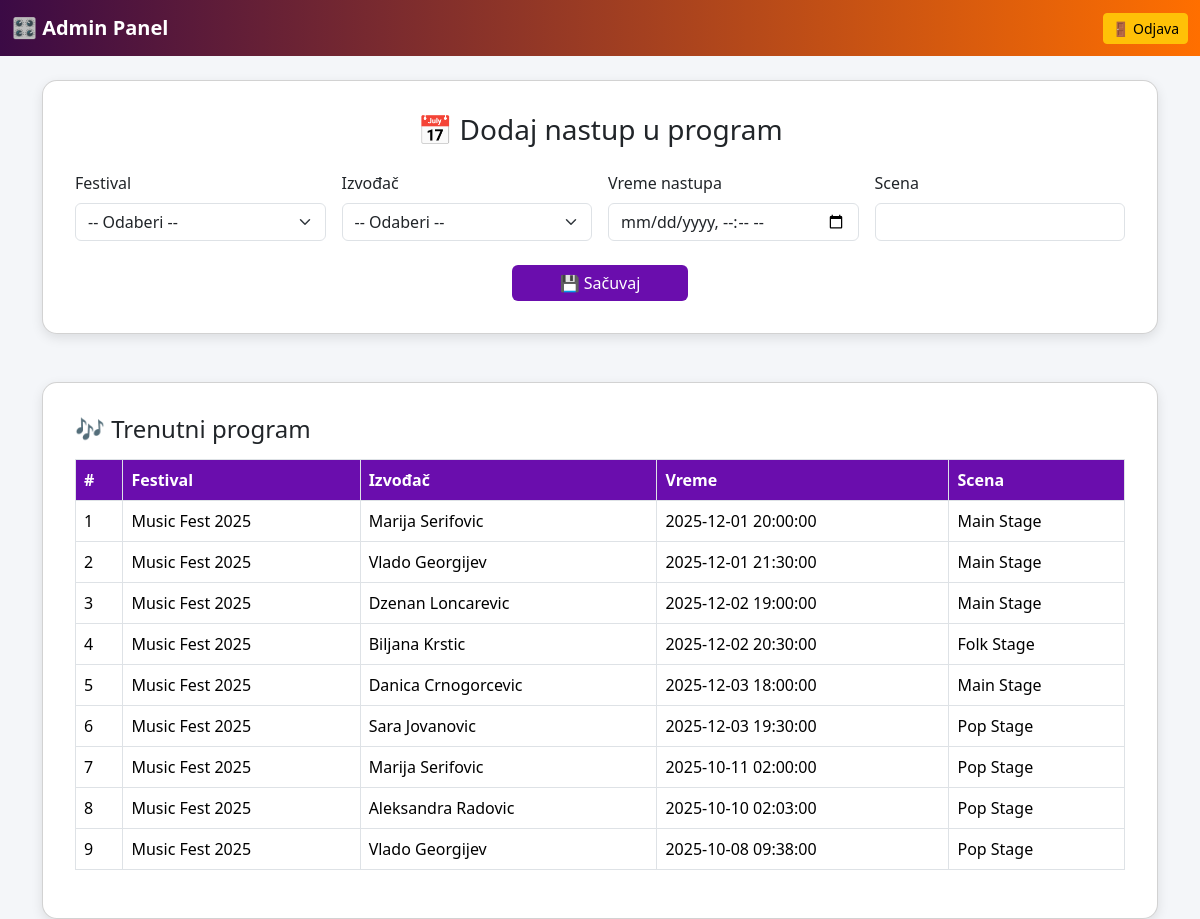
The page /manage_program.php (signed in) on the database its author committed.
### tables this page shows
CREATE TABLE `program` (
  `id` int(11) NOT NULL,
  `festival_id` int(11) NOT NULL,
  `artist_id` int(11) NOT NULL,
  `stage` varchar(50) DEFAULT NULL,
  `performance_time` datetime NOT NULL
);

CREATE TABLE `festivals` (
  `id` int(11) NOT NULL,
  `name` varchar(100) NOT NULL,
  `location` varchar(100) NOT NULL,
  `start_date` date NOT NULL,
  `end_date` date NOT NULL,
  `description` text DEFAULT NULL,
  `created_at` timestamp NOT NULL DEFAULT current_timestamp()
);

CREATE TABLE `artists` (
  `id` int(11) NOT NULL,
  `name` varchar(100) NOT NULL,
  `genre` varchar(50) DEFAULT NULL,
  `bio` text DEFAULT NULL,
  `image` varchar(255) DEFAULT NULL,
  `created_at` timestamp NOT NULL DEFAULT current_timestamp(),
  `views` int(11) DEFAULT 0
);

### manage_program.php (the view, shortened to what this page needs)
<?php
require '../dbconn.php';
$result = $conn->query("SELECT p.id, f.name AS festival, a.name AS artist, p.stage, p.performance_time
                        FROM program p
                        JOIN festivals f ON p.festival_id = f.id
                        JOIN artists a ON p.artist_id = a.id");
?>
<!DOCTYPE html>
<html lang="sr">
<head>
<link href="https://cdn.jsdelivr.net/npm/bootstrap@5.3.2/dist/css/bootstrap.min.css" rel="stylesheet">
</head>
<body>
<nav class="navbar navbar-expand-lg mb-4">
  <div class="container-fluid">
    <a class="navbar-brand" href="index.php">🎛️ Admin Panel</a>
    <a href="../logout.php" class="btn btn-warning btn-sm">🚪 Odjava</a>
  </div>
</nav>
<div class="container">
  <div class="card mb-5">
    <h3 class="text-center mb-4">📅 Dodaj nastup u program</h3>
    <form method="POST">
      <div class="row g-3">
        <div class="col-md-3">
          <label class="form-label">Festival</label>
          <select name="festival_id" class="form-select" required>
            <option value="">-- Odaberi --</option>
          </select>
        </div>
        <div class="col-md-3">
          <label class="form-label">Izvođač</label>
          <select name="artist_id" class="form-select" required>
            <option value="">-- Odaberi --</option>
          </select>
        </div>
        <div class="col-md-3">
          <label class="form-label">Vreme nastupa</label>
          <input type="datetime-local" name="performance_time" class="form-control" required>
        </div>
        <div class="col-md-3">
          <label class="form-label">Scena</label>
          <input type="text" name="stage" class="form-control">
        </div>
      </div>
      <div class="text-center mt-4">
        <button type="submit" name="add_program" class="btn btn-primary px-5">💾 Sačuvaj</button>
      </div>
    </form>
  </div>
  <div class="card">
    <h4 class="mb-3">🎶 Trenutni program</h4>
    <table class="table table-bordered table-hover">
      <thead>
        <tr>
          <th>#</th>
          <th>Festival</th>
          <th>Izvođač</th>
          <th>Vreme</th>
          <th>Scena</th>
        </tr>
      </thead>
      <tbody>
        <?php if($result->num_rows > 0): $i=1; while($p = $result->fetch_assoc()): ?>
        <tr>
          <td><?= $i++ ?></td>
          <td><?= htmlspecialchars($p['festival']) ?></td>
          <td><?= htmlspecialchars($p['artist']) ?></td>
          <td><?= htmlspecialchars($p['performance_time']) ?></td>
          <td><?= htmlspecialchars($p['stage']) ?></td>
        </tr>
        <?php endwhile; else: ?>
        <tr><td colspan="5" class="text-center">📭 Nema unetih nastupa</td></tr>
        <?php endif; ?>
      </tbody>
    </table>
  </div>
</div>
</body>
</html>

### manage_program.php (style rules this page uses)
body { background: #f4f6f9; font-family: 'Segoe UI', sans-serif; }
.navbar { background: linear-gradient(90deg, #3b0a45, #ff6f00); }
.navbar-brand { color: white !important; font-weight: bold; }
.card { border-radius: 15px; padding: 2rem; background: white; box-shadow: 0 4px 12px rgba(0,0,0,0.1); }
.table th { background: #6a0dad; color: white; }
.btn-primary { background-color: #6a0dad; border: none; }

### rows shown on the page
program: festival.name "Music Fest 2025", artist.name "Marija Serifovic", performance_time "2025-12-01 20:00:00", stage "Main Stage"
program: festival.name "Music Fest 2025", artist.name "Vlado Georgijev", performance_time "2025-12-01 21:30:00", stage "Main Stage"
program: festival.name "Music Fest 2025", artist.name "Dzenan Loncarevic", performance_time "2025-12-02 19:00:00", stage "Main Stage"
program: festival.name "Music Fest 2025", artist.name "Biljana Krstic", performance_time "2025-12-02 20:30:00", stage "Folk Stage"
program: festival.name "Music Fest 2025", artist.name "Danica Crnogorcevic", performance_time "2025-12-03 18:00:00", stage "Main Stage"
program: festival.name "Music Fest 2025", artist.name "Sara Jovanovic", performance_time "2025-12-03 19:30:00", stage "Pop Stage"
program: festival.name "Music Fest 2025", artist.name "Marija Serifovic", performance_time "2025-10-11 02:00:00", stage "Pop Stage"
program: festival.name "Music Fest 2025", artist.name "Aleksandra Radovic", performance_time "2025-10-10 02:03:00", stage "Pop Stage"
program: festival.name "Music Fest 2025", artist.name "Vlado Georgijev", performance_time "2025-10-08 09:38:00", stage "Pop Stage"
